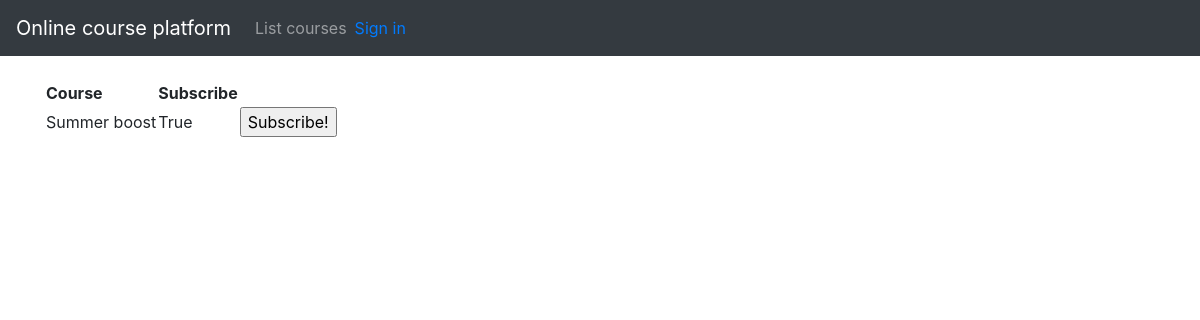
The app's page /courses, older data.
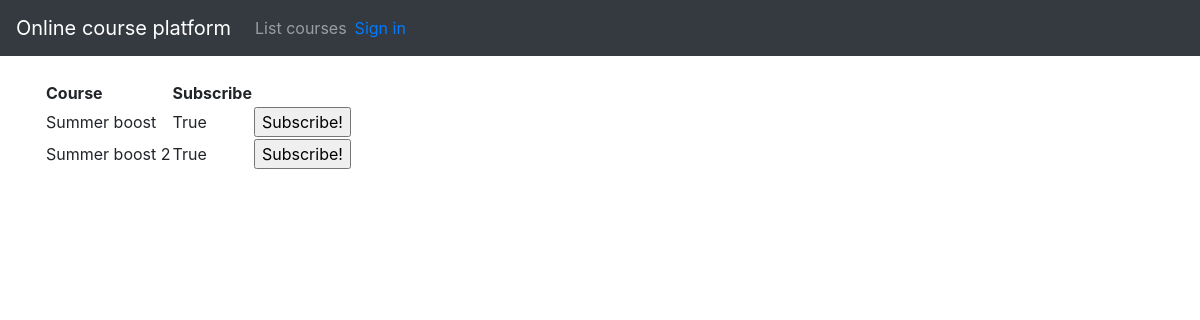
The same page, newer data.
### application/courses/models.py (models this page shows, shortened)
class Course(Base):
    name = db.Column(db.String(144), nullable=False)
    done = db.Column(db.Boolean, nullable=False)
    account_id = db.Column(db.Integer, db.ForeignKey('account.id'),
                           nullable=False)

### application/courses/views.py (the view)
@app.route("/courses", methods=["GET"])
def courses_index():
	return render_template("courses/list.html", courses = Course.query.all())

### application/templates/courses/list.html
{% extends "layout.html" %}
{% block body %}
  <table>
    <tr>
      <th>Course</th>
      <th>Subscribe</th>
    </tr>
    {% for course in courses %}
    <tr>
      <td>{{ course.name }}</td>
      <td>{{ course.done }}</td>
      <td>
        <form method="POST" action="{{ url_for('courses_set_done', course_id=course.id) }}">
          <input type="submit" value="Subscribe!"/>
        </form>
      </td>
    </tr>
    {% endfor %}
  </table>
{% endblock %}

### application/templates/layout.html (shortened to what this page needs)
<!DOCTYPE html>
<html>
  <head>
    <link rel="stylesheet" href="https://maxcdn.bootstrapcdn.com/bootstrap/4.0.0/css/bootstrap.min.css">
  </head>
  <body>
    <nav class="navbar navbar-expand-md navbar-dark bg-dark mb-4">
      <a class="navbar-brand" href="#">Online course platform</a>
      <div class="collapse navbar-collapse" id="navbarCollapse">
        <ul class="navbar-nav mr-auto">
          <li class="nav-item">
            <a class="nav-link" href="{{ url_for('courses_index') }} ">List courses</a>
          </li>
          {% if current_user.is_authenticated %}
          <li class="nav-item">
            <a class="nav-link" href="{{ url_for('courses_form') }} ">Add a course</a>
          </li>
          <li class="nav-item">
            <a class="nav-link" href="{{ url_for('your_courses_index') }} ">Your courses</a>
          </li>
        </ul>
        <div class="form-inline mt-2 mt-md-0">
          <p style="color:white;">
	        Hello {{ current_user.name }}. <a href="{{ url_for('auth_logout') }}">Sign out</a>
          </p>
          {% else %}
          <div class="form-inline mt-2 mt-md-0">
          <a href="{{ url_for('auth_login') }}">Sign in</a>
          {% endif %}
        </div>
      </div>
    </nav>
    <main role="main" class="container">
      {% block body %}{% endblock %}
    </main>
    </body>
  </body>
</html>

Row changes from the older to the newer data that the page shows:
added Course: name "Summer boost 2", done "True"
